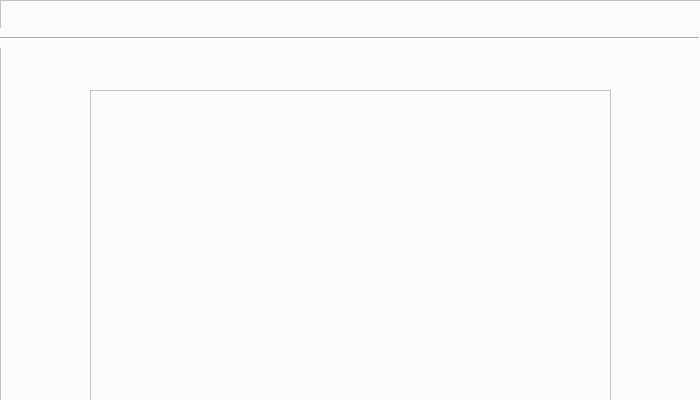
<?xml version="1.0" encoding="UTF-8"?>
<ui version="4.0">
 <class>AdminView</class>
 <widget class="QDialog" name="AdminView">
  <property name="geometry">
   <rect>
    <x>0</x>
    <y>0</y>
    <width>700</width>
    <height>400</height>
   </rect>
  </property>
  <property name="minimumSize">
   <size>
    <width>700</width>
    <height>400</height>
   </size>
  </property>
  <property name="maximumSize">
   <size>
    <width>700</width>
    <height>400</height>
   </size>
  </property>
  <property name="windowTitle">
   <string>Dialog</string>
  </property>
  <widget class="QFrame" name="frame">
   <property name="geometry">
    <rect>
     <x>0</x>
     <y>0</y>
     <width>701</width>
     <height>401</height>
    </rect>
   </property>
   <property name="styleSheet">
    <string notr="true">background: #FBFBFB;</string>
   </property>
   <property name="frameShape">
    <enum>QFrame::StyledPanel</enum>
   </property>
   <property name="frameShadow">
    <enum>QFrame::Raised</enum>
   </property>
   <widget class="QLabel" name="logo">
    <property name="geometry">
     <rect>
      <x>4</x>
      <y>4</y>
      <width>30</width>
      <height>30</height>
     </rect>
    </property>
    <property name="styleSheet">
     <string notr="true">background:transparent;</string>
    </property>
    <property name="text">
     <string/>
    </property>
    <property name="pixmap">
     <pixmap resource="../assets.qrc">:/imgs/assets/img/logo.PNG</pixmap>
    </property>
    <property name="scaledContents">
     <bool>true</bool>
    </property>
   </widget>
   <widget class="Line" name="line">
    <property name="geometry">
     <rect>
      <x>-2</x>
      <y>28</y>
      <width>701</width>
      <height>20</height>
     </rect>
    </property>
    <property name="acceptDrops">
     <bool>false</bool>
    </property>
    <property name="autoFillBackground">
     <bool>false</bool>
    </property>
    <property name="styleSheet">
     <string notr="true">color:1C1C1C;</string>
    </property>
    <property name="orientation">
     <enum>Qt::Horizontal</enum>
    </property>
   </widget>
   <widget class="QLabel" name="userIcon">
    <property name="geometry">
     <rect>
      <x>663</x>
      <y>8</y>
      <width>20</width>
      <height>22</height>
     </rect>
    </property>
    <property name="text">
     <string/>
    </property>
    <property name="pixmap">
     <pixmap resource="../assets.qrc">:/imgs/assets/img/user-icon.PNG</pixmap>
    </property>
    <property name="scaledContents">
     <bool>true</bool>
    </property>
   </widget>
   <widget class="QTableWidget" name="tableWidget">
    <property name="geometry">
     <rect>
      <x>90</x>
      <y>90</y>
      <width>521</width>
      <height>311</height>
     </rect>
    </property>
   </widget>
   <widget class="QLabel" name="reportLogo">
    <property name="geometry">
     <rect>
      <x>270</x>
      <y>5</y>
      <width>140</width>
      <height>30</height>
     </rect>
    </property>
    <property name="styleSheet">
     <string notr="true">background:transparent;</string>
    </property>
    <property name="text">
     <string/>
    </property>
    <property name="pixmap">
     <pixmap resource="../assets.qrc">:/imgs/assets/img/admin-icon.PNG</pixmap>
    </property>
    <property name="scaledContents">
     <bool>true</bool>
    </property>
    <property name="wordWrap">
     <bool>false</bool>
    </property>
   </widget>
   <widget class="QPushButton" name="registerButton">
    <property name="geometry">
     <rect>
      <x>4</x>
      <y>40</y>
      <width>111</width>
      <height>30</height>
     </rect>
    </property>
    <property name="styleSheet">
     <string notr="true">background:transparent;
border-radius: 12px;</string>
    </property>
    <property name="text">
     <string/>
    </property>
    <property name="icon">
     <iconset resource="../assets.qrc">
      <normaloff>:/imgs/assets/img/register-icon.PNG</normaloff>:/imgs/assets/img/register-icon.PNG</iconset>
    </property>
    <property name="iconSize">
     <size>
      <width>130</width>
      <height>30</height>
     </size>
    </property>
   </widget>
   <widget class="QPushButton" name="exitButton">
    <property name="geometry">
     <rect>
      <x>626</x>
      <y>40</y>
      <width>71</width>
      <height>30</height>
     </rect>
    </property>
    <property name="styleSheet">
     <string notr="true">background:transparent;
border-radius: 12px;</string>
    </property>
    <property name="text">
     <string/>
    </property>
    <property name="icon">
     <iconset resource="../assets.qrc">
      <normaloff>:/imgs/assets/img/exit-icon.PNG</normaloff>:/imgs/assets/img/exit-icon.PNG</iconset>
    </property>
    <property name="iconSize">
     <size>
      <width>130</width>
      <height>30</height>
     </size>
    </property>
   </widget>
   <zorder>line</zorder>
   <zorder>tableWidget</zorder>
   <zorder>userIcon</zorder>
   <zorder>reportLogo</zorder>
   <zorder>logo</zorder>
   <zorder>registerButton</zorder>
   <zorder>exitButton</zorder>
  </widget>
 </widget>
 <resources>
  <include location="../assets.qrc"/>
 </resources>
 <connections/>
</ui>
